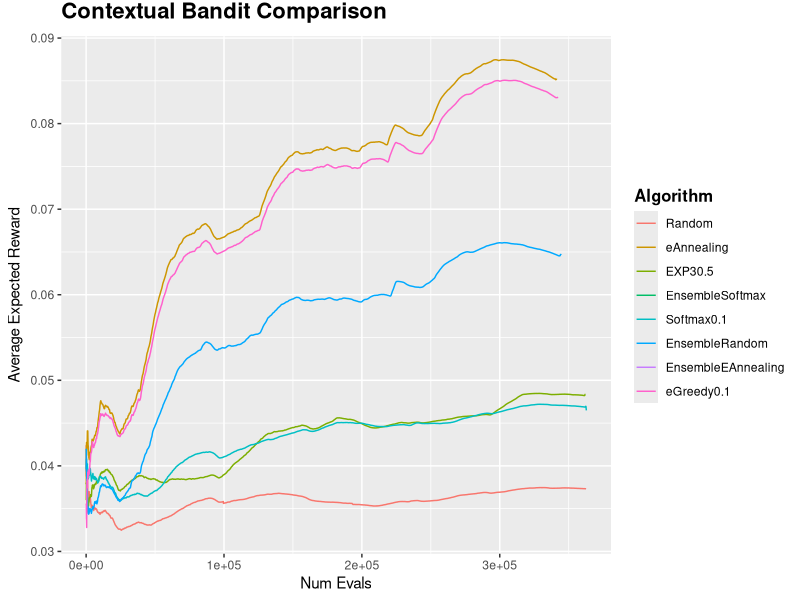

This chart was generated by the following R code:
library(ggplot2)
library(reshape2)
all_data <- read.csv(file="banditMeanAERSummary.csv")

meltdf <- melt(all_data,id="t")
ggplot(meltdf,aes(x=t,y=value,colour=variable,group=variable)) + 
    geom_line() + ggtitle('Contextual Bandit Comparison') + theme(plot.title = element_text(size=16, face="bold", vjust=2)) + 
labs(x="Num Evals", y=expression(paste("Average Expected Reward"))) +
theme(legend.title = element_text(size=12, face="bold"))+
  scale_color_discrete(name="Algorithm")

#labs(x="Date", y=expression(paste("Temperature ( ", degree ~ F, #" )")), title="Temperature")
#ggplot(data = all_data, aes(x=t, y=ucb_0.001)) +
#   geom_line() +
#   theme_bw()
#x <- data.frame(x = 1:100, y1 = rnorm(100), y2 = runif(100))   
#Melt into long format with sixth column as the id variable
#x.m <- melt(x, id.vars = 6)
#Plot it
#p1 <- ggplot(data = all_data, aes(x=t, y=ucb_0.001))
#p1 <- p1 + layer(geom="path") + coord_flip()
#ggplot(x.m, aes(x, value, colour = variable)) +
#  geom_line() +
#  theme_bw()

